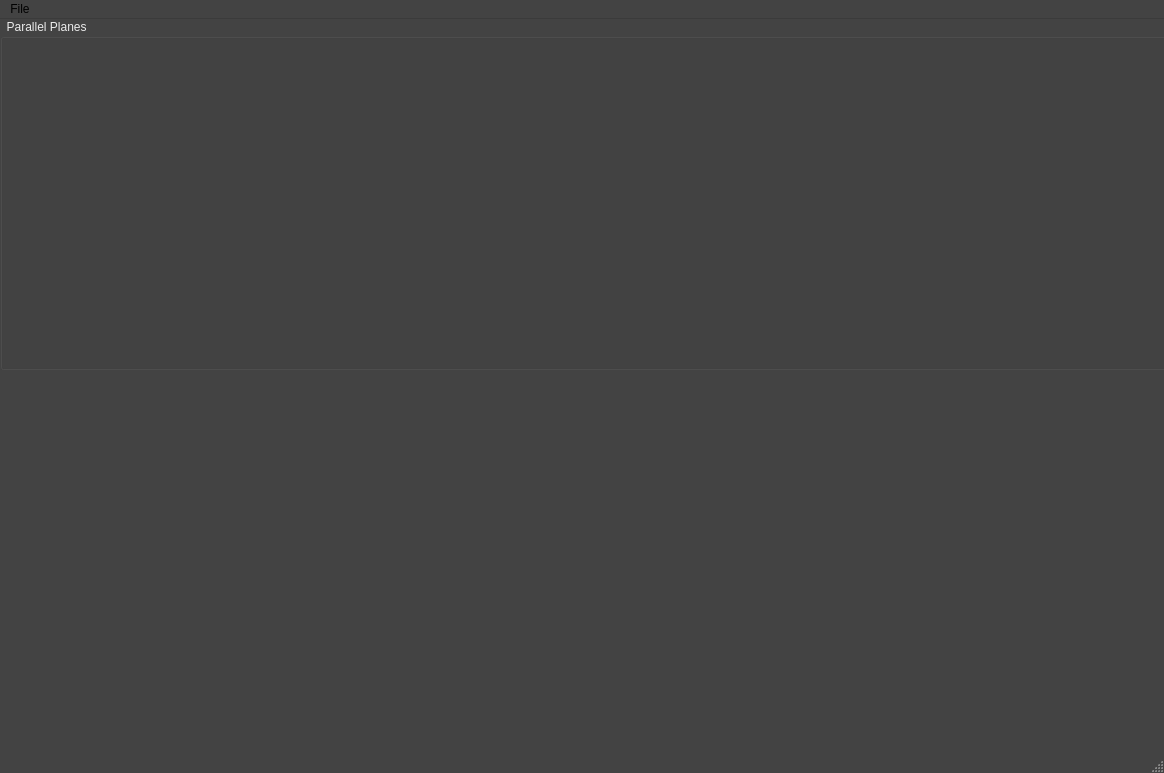
<?xml version="1.0" encoding="UTF-8"?>
<ui version="4.0">
 <class>MainWindow</class>
 <widget class="QMainWindow" name="MainWindow">
  <property name="geometry">
   <rect>
    <x>0</x>
    <y>0</y>
    <width>1164</width>
    <height>773</height>
   </rect>
  </property>
  <property name="minimumSize">
   <size>
    <width>1164</width>
    <height>773</height>
   </size>
  </property>
  <property name="palette">
   <palette>
    <active>
     <colorrole role="WindowText">
      <brush brushstyle="SolidPattern">
       <color alpha="255">
        <red>235</red>
        <green>235</green>
        <blue>235</blue>
       </color>
      </brush>
     </colorrole>
     <colorrole role="Base">
      <brush brushstyle="SolidPattern">
       <color alpha="255">
        <red>255</red>
        <green>255</green>
        <blue>255</blue>
       </color>
      </brush>
     </colorrole>
     <colorrole role="Window">
      <brush brushstyle="SolidPattern">
       <color alpha="255">
        <red>67</red>
        <green>67</green>
        <blue>67</blue>
       </color>
      </brush>
     </colorrole>
    </active>
    <inactive>
     <colorrole role="WindowText">
      <brush brushstyle="SolidPattern">
       <color alpha="255">
        <red>235</red>
        <green>235</green>
        <blue>235</blue>
       </color>
      </brush>
     </colorrole>
     <colorrole role="Base">
      <brush brushstyle="SolidPattern">
       <color alpha="255">
        <red>255</red>
        <green>255</green>
        <blue>255</blue>
       </color>
      </brush>
     </colorrole>
     <colorrole role="Window">
      <brush brushstyle="SolidPattern">
       <color alpha="255">
        <red>67</red>
        <green>67</green>
        <blue>67</blue>
       </color>
      </brush>
     </colorrole>
    </inactive>
    <disabled>
     <colorrole role="WindowText">
      <brush brushstyle="SolidPattern">
       <color alpha="255">
        <red>120</red>
        <green>120</green>
        <blue>120</blue>
       </color>
      </brush>
     </colorrole>
     <colorrole role="Base">
      <brush brushstyle="SolidPattern">
       <color alpha="255">
        <red>67</red>
        <green>67</green>
        <blue>67</blue>
       </color>
      </brush>
     </colorrole>
     <colorrole role="Window">
      <brush brushstyle="SolidPattern">
       <color alpha="255">
        <red>67</red>
        <green>67</green>
        <blue>67</blue>
       </color>
      </brush>
     </colorrole>
    </disabled>
   </palette>
  </property>
  <property name="windowTitle">
   <string>MainWindow</string>
  </property>
  <widget class="QWidget" name="centralWidget">
   <widget class="QWidget" name="gridLayoutWidget">
    <property name="geometry">
     <rect>
      <x>10</x>
      <y>20</y>
      <width>1141</width>
      <height>311</height>
     </rect>
    </property>
    <layout class="QGridLayout" name="gridLayout"/>
   </widget>
   <widget class="QGroupBox" name="groupBox">
    <property name="geometry">
     <rect>
      <x>0</x>
      <y>0</y>
      <width>1171</width>
      <height>351</height>
     </rect>
    </property>
    <property name="title">
     <string>  Parallel Planes </string>
    </property>
    <property name="flat">
     <bool>false</bool>
    </property>
    <property name="checkable">
     <bool>false</bool>
    </property>
   </widget>
   <widget class="QCustomPlot" name="plotWidget" native="true">
    <property name="geometry">
     <rect>
      <x>629</x>
      <y>379</y>
      <width>531</width>
      <height>331</height>
     </rect>
    </property>
   </widget>
   <widget class="QWidget" name="gridLayoutWidget_2">
    <property name="geometry">
     <rect>
      <x>10</x>
      <y>360</y>
      <width>531</width>
      <height>351</height>
     </rect>
    </property>
    <layout class="QGridLayout" name="gridLayout_2"/>
   </widget>
   <zorder>groupBox</zorder>
   <zorder>gridLayoutWidget</zorder>
   <zorder>plotWidget</zorder>
   <zorder>gridLayoutWidget_2</zorder>
  </widget>
  <widget class="QMenuBar" name="menuBar">
   <property name="geometry">
    <rect>
     <x>0</x>
     <y>0</y>
     <width>1164</width>
     <height>21</height>
    </rect>
   </property>
   <widget class="QMenu" name="menuFile">
    <property name="title">
     <string>File</string>
    </property>
    <addaction name="actionClose"/>
   </widget>
   <addaction name="menuFile"/>
  </widget>
  <widget class="QStatusBar" name="statusBar"/>
  <action name="actionClose">
   <property name="text">
    <string>Close</string>
   </property>
  </action>
 </widget>
 <layoutdefault spacing="6" margin="11"/>
 <customwidgets>
  <customwidget>
   <class>QCustomPlot</class>
   <extends>QWidget</extends>
   <header>qcustomplot.h</header>
   <container>1</container>
  </customwidget>
 </customwidgets>
 <resources/>
 <connections/>
</ui>
